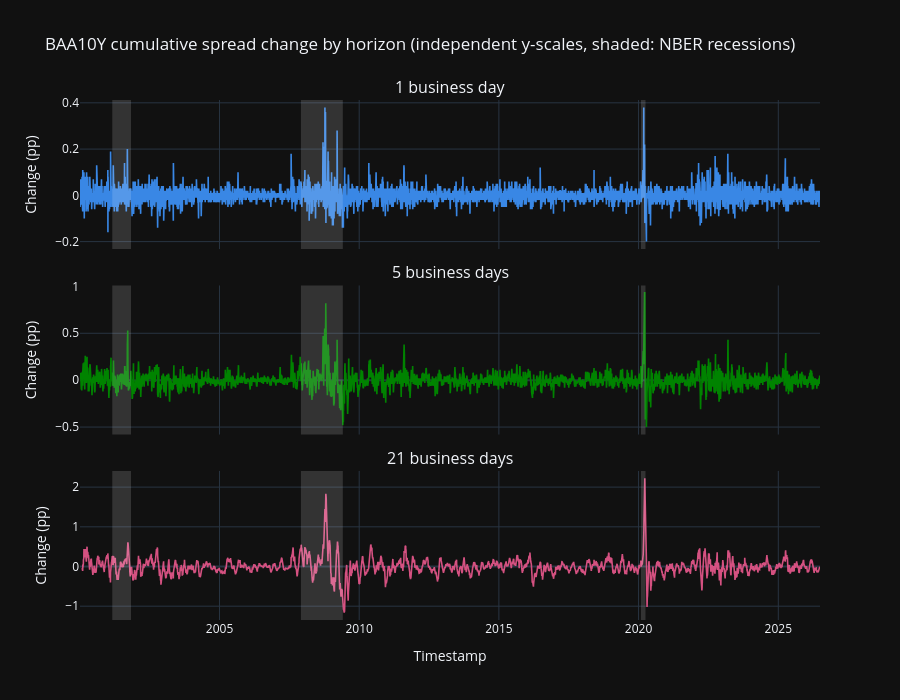

Here is the notebook cell this chart was saved with:
### Markdown cell above
## 4. Plot the three BAA10Y time series

Code generated by Claude Sonnet 5.

### Code cell
as_of = "2027-1-1"
series_ids = ["baa10y_change_1b", "baa10y_change_5b", "baa10y_change_21b"]
series_colors = {
    "baa10y_change_1b": "#3987e5",   # blue (dark-mode step)
    "baa10y_change_5b": "#008300",   # green
    "baa10y_change_21b": "#d55181",  # magenta (dark-mode step)
}
series_labels = {
    "baa10y_change_1b": "1 business day",
    "baa10y_change_5b": "5 business days",
    "baa10y_change_21b": "21 business days",
}
recession_periods = [
    ("2001-03-01", "2001-11-01"),
    ("2007-12-01", "2009-06-01"),
    ("2020-02-01", "2020-04-01"),
]

# Each horizon's cumulative change lives on a very different scale (1b is tight
# around zero, 21b swings much wider), so they get their own y-axis per row
# rather than being forced onto one shared scale.
fig = make_subplots(
    rows=len(series_ids),
    cols=1,
    shared_xaxes=True,
    vertical_spacing=0.07,
    subplot_titles=[series_labels[sid] for sid in series_ids],
)

for row, series_id in enumerate(series_ids, start=1):
    s = svc.get_series(series_id, as_of=as_of).sort_values("timestamp")
    fig.add_trace(
        go.Scatter(
            x=s["timestamp"],
            y=s["value"],
            mode="lines",
            name=series_labels[series_id],
            line=dict(color=series_colors[series_id], width=1.6),
            showlegend=False,
        ),
        row=row,
        col=1,
    )
    fig.update_yaxes(title_text="Change (pp)", row=row, col=1)

for start, end in recession_periods:
    fig.add_vrect(
        x0=start,
        x1=end,
        fillcolor="#ffffff",
        opacity=0.14,
        line_width=0,
        row="all",
        col=1,
    )

fig.update_xaxes(title_text="Timestamp", row=len(series_ids), col=1)
fig.update_layout(
    title="BAA10Y cumulative spread change by horizon (independent y-scales, shaded: NBER recessions)",
    template="plotly_dark",
    height=700,
)
fig.show()

### Figure 1 — Plotly figure (JSON) as saved in the notebook; plotly's stock layout.template omitted (floating-point values rounded to 4 significant figures; data arrays with more than 128 entries replaced by an {"elided": "..."} marker saying what was removed)
{"data": [{"line": {"color": "#3987e5", "width": 1.6}, "mode": "lines", "name": "1 business day", "showlegend": false, "type": "scatter", "x": {"elided": "6911 str values"}, "xaxis": "x", "y": {"elided": "6911 float values"}, "yaxis": "y"}, {"line": {"color": "#008300", "width": 1.6}, "mode": "lines", "name": "5 business days", "showlegend": false, "type": "scatter", "x": {"elided": "6907 str values"}, "xaxis": "x2", "y": {"elided": "6907 float values"}, "yaxis": "y2"}, {"line": {"color": "#d55181", "width": 1.6}, "mode": "lines", "name": "21 business days", "showlegend": false, "type": "scatter", "x": {"elided": "6891 str values"}, "xaxis": "x3", "y": {"elided": "6891 float values"}, "yaxis": "y3"}], "layout": {"annotations": [{"font": {"size": 16}, "showarrow": false, "text": "1 business day", "x": 0.5, "xanchor": "center", "xref": "paper", "y": 1, "yanchor": "bottom", "yref": "paper"}, {"font": {"size": 16}, "showarrow": false, "text": "5 business days", "x": 0.5, "xanchor": "center", "xref": "paper", "y": 0.6433, "yanchor": "bottom", "yref": "paper"}, {"font": {"size": 16}, "showarrow": false, "text": "21 business days", "x": 0.5, "xanchor": "center", "xref": "paper", "y": 0.2867, "yanchor": "bottom", "yref": "paper"}], "height": 700, "shapes": [{"fillcolor": "#ffffff", "line": {"width": 0}, "opacity": 0.14, "type": "rect", "x0": "2001-03-01", "x1": "2001-11-01", "xref": "x", "y0": 0, "y1": 1, "yref": "y domain"}, {"fillcolor": "#ffffff", "line": {"width": 0}, "opacity": 0.14, "type": "rect", "x0": "2001-03-01", "x1": "2001-11-01", "xref": "x2", "y0": 0, "y1": 1, "yref": "y2 domain"}, {"fillcolor": "#ffffff", "line": {"width": 0}, "opacity": 0.14, "type": "rect", "x0": "2001-03-01", "x1": "2001-11-01", "xref": "x3", "y0": 0, "y1": 1, "yref": "y3 domain"}, {"fillcolor": "#ffffff", "line": {"width": 0}, "opacity": 0.14, "type": "rect", "x0": "2007-12-01", "x1": "2009-06-01", "xref": "x", "y0": 0, "y1": 1, "yref": "y domain"}, {"fillcolor": "#ffffff", "line": {"width": 0}, "opacity": 0.14, "type": "rect", "x0": "2007-12-01", "x1": "2009-06-01", "xref": "x2", "y0": 0, "y1": 1, "yref": "y2 domain"}, {"fillcolor": "#ffffff", "line": {"width": 0}, "opacity": 0.14, "type": "rect", "x0": "2007-12-01", "x1": "2009-06-01", "xref": "x3", "y0": 0, "y1": 1, "yref": "y3 domain"}, {"fillcolor": "#ffffff", "line": {"width": 0}, "opacity": 0.14, "type": "rect", "x0": "2020-02-01", "x1": "2020-04-01", "xref": "x", "y0": 0, "y1": 1, "yref": "y domain"}, {"fillcolor": "#ffffff", "line": {"width": 0}, "opacity": 0.14, "type": "rect", "x0": "2020-02-01", "x1": "2020-04-01", "xref": "x2", "y0": 0, "y1": 1, "yref": "y2 domain"}, {"fillcolor": "#ffffff", "line": {"width": 0}, "opacity": 0.14, "type": "rect", "x0": "2020-02-01", "x1": "2020-04-01", "xref": "x3", "y0": 0, "y1": 1, "yref": "y3 domain"}], "title": {"text": "BAA10Y cumulative spread change by horizon (independent y-scales, shaded: NBER recessions)"}, "xaxis": {"anchor": "y", "domain": [0, 1], "matches": "x3", "showticklabels": false}, "xaxis2": {"anchor": "y2", "domain": [0, 1], "matches": "x3", "showticklabels": false}, "xaxis3": {"anchor": "y3", "domain": [0, 1], "title": {"text": "Timestamp"}}, "yaxis": {"anchor": "x", "domain": [0.7133, 1], "title": {"text": "Change (pp)"}}, "yaxis2": {"anchor": "x2", "domain": [0.3567, 0.6433], "title": {"text": "Change (pp)"}}, "yaxis3": {"anchor": "x3", "domain": [0, 0.2867], "title": {"text": "Change (pp)"}}}}
